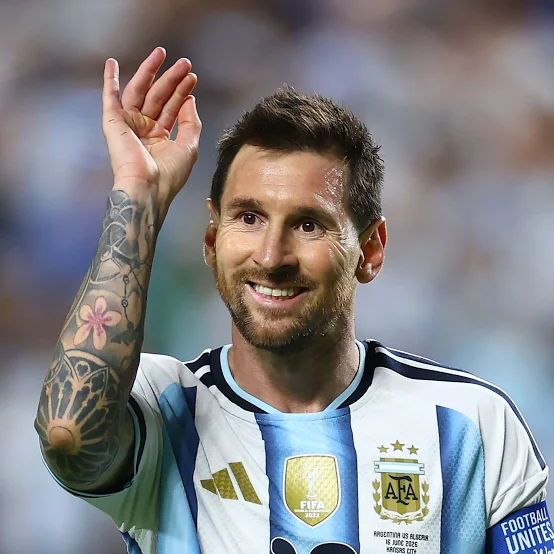
#> input picture LLM/lio2.jpg, 554 x 554 px
$ python -i attendance_system.py   (imports and definitions only)
#> lines starting #> are read from the running program, lines starting #| are printed output that depends on the picture
#> further down, picture is the input picture: shape (554, 554, 3); mean B, G, R 133.4, 130.7, 131.3
import os
import sqlite3
from datetime import date
from pathlib import Path
from typing import List, Dict, Optional

import cv2
import numpy as np


# [66 lines left out: functions get_db_connection, init_db, add_student, list_students, not called in this run]


def detect_and_crop_face(image: np.ndarray) -> Optional[np.ndarray]:
    face_cascade = cv2.CascadeClassifier(cv2.data.haarcascades + "haarcascade_frontalface_default.xml")
    gray = cv2.cvtColor(image, cv2.COLOR_BGR2GRAY)
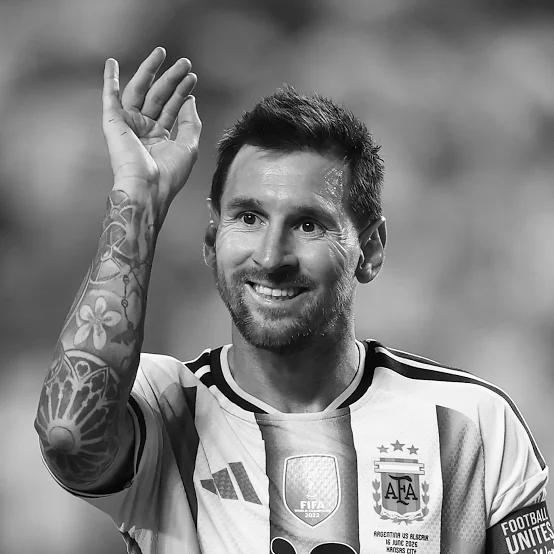
#> gray: shape (554, 554); min 0, max 255, mean 131.2
    faces = face_cascade.detectMultiScale(gray, scaleFactor=1.1, minNeighbors=5, minSize=(100, 100))
#> faces = [[190, 149, 176, 176]]
    if len(faces) == 0:
        return None

    x, y, w, h = faces[0]
#> x = 190; y = 149; w = 176; h = 176
    face = image[y : y + h, x : x + w]
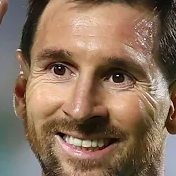
#> face: shape (176, 176, 3); mean B, G, R 91.9, 112.2, 137.4
    return cv2.resize(face, (200, 200))
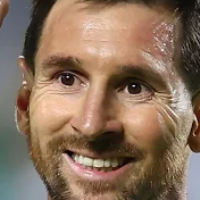
#> returned value: shape (200, 200, 3); mean of channels 0, 1, 2 91.8, 112.1, 137.3; drawn as B, G, R


# [66 lines left out: functions save_face_image, mark_attendance, get_attendance_report, not called in this run]

>>> import cv2
>>> picture = cv2.imread('../LLM/lio2.jpg')
>>> result = detect_and_crop_face(picture)
